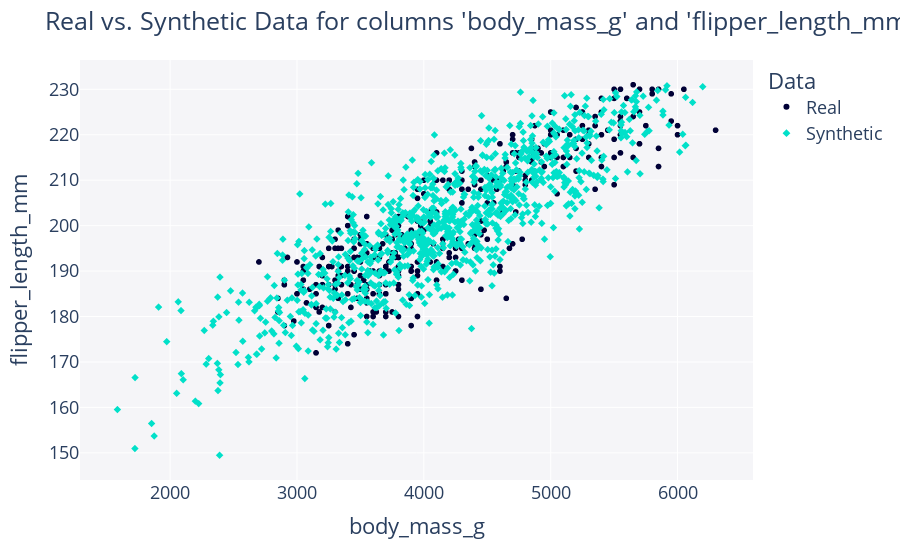

Notebook code for this chart:
### Markdown cell above
We can see that now, we applied the proper constraints whilst still keeping the distribution accurate. Comparing this with the original `Multivariate` shows that this distribution is accurate.

### Code cell
# Is there a simpler way?
df = sns.load_dataset('penguins') 

correlated_2d_data = df[['body_mass_g', 'flipper_length_mm']].dropna()

dist = GaussianMultivariate(distribution={
    "body_mass_g": TruncatedGaussian(minimum=0.0, maximum=None),
    "flipper_length_mm": TruncatedGaussian(minimum=0.0, maximum=None)
})

dist.fit(correlated_2d_data)
sampled = dist.sample(1000)

compare_2d(correlated_2d_data, sampled)

### Figure 1 — Plotly figure (JSON) as saved in the notebook; plotly's stock layout.template omitted (floating-point values rounded to 4 significant figures; data arrays with more than 128 entries replaced by an {"elided": "..."} marker saying what was removed)
{"data": [{"hovertemplate": "Data=Real<br>body_mass_g=%{x}<br>flipper_length_mm=%{y}<extra></extra>", "legendgroup": "Real", "marker": {"color": "#000036", "symbol": "circle"}, "mode": "markers", "name": "Real", "showlegend": true, "type": "scattergl", "x": {"elided": "342 float values"}, "xaxis": "x", "y": {"elided": "342 float values"}, "yaxis": "y"}, {"hovertemplate": "Data=Synthetic<br>body_mass_g=%{x}<br>flipper_length_mm=%{y}<extra></extra>", "legendgroup": "Synthetic", "marker": {"color": "#01E0C9", "symbol": "diamond"}, "mode": "markers", "name": "Synthetic", "showlegend": true, "type": "scattergl", "x": {"elided": "1000 float values"}, "xaxis": "x", "y": {"elided": "1000 float values"}, "yaxis": "y"}], "layout": {"font": {"size": 18}, "legend": {"title": {"text": "Data"}, "tracegroupgap": 0}, "margin": {"t": 60}, "plot_bgcolor": "#F5F5F8", "showlegend": true, "title": {"text": "Real vs. Synthetic Data for columns 'body_mass_g' and 'flipper_length_mm'"}, "xaxis": {"anchor": "y", "domain": [0, 1], "title": {"text": "body_mass_g"}}, "yaxis": {"anchor": "x", "domain": [0, 1], "title": {"text": "flipper_length_mm"}}}}
